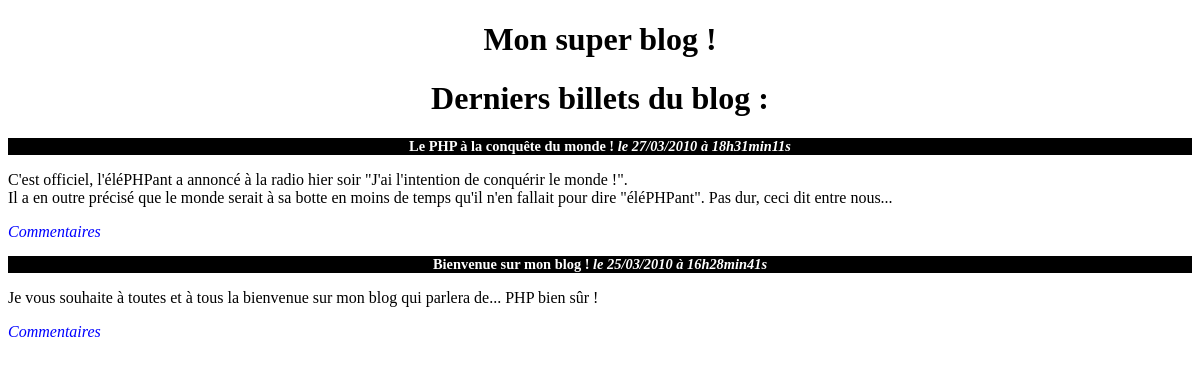
The page / on the database its author committed.
### tables this page shows
CREATE TABLE `posts` (
  `id` int(11) NOT NULL,
  `title` varchar(255) NOT NULL,
  `content` text NOT NULL,
  `creation_date` datetime NOT NULL
);

### controller/frontend.php (called while the page is built, shortened)
<?php
    require_once('model/frontend/PostManager.php');
    function listPosts()
    {
        $postManager = new PostManager();
        $posts = $postManager->getPosts();
        require('view/frontend/listPostsView.php');
    }

### model/frontend/PostManager.php (called while the page is built, shortened)
<?php
    class PostManager extends Manager
    {
        public function getPosts()
        {
            $db = $this->dbConnect();
            $req = $db->query('SELECT id, title, content, DATE_FORMAT(creation_date, \'%d/%m/%Y à %Hh%imin%ss\') AS creation_date_fr FROM posts ORDER BY creation_date DESC LIMIT 0, 5');
            return $req;
        }
    }

### view/frontend/listPostsView.php (the view, shortened to what this page needs)
<h1>Mon super blog !</h1>
<div id="corps">
	<h1>Derniers billets du blog :</h1>
	<?php
		while ($data = $posts->fetch())
		{
	?>
	<h3>
		<?= htmlspecialchars($data['title']) ?>
		<em>le <?= htmlspecialchars($data['creation_date_fr']) ?></em>
	</h3>
	<p><?php echo nl2br(htmlspecialchars($data['content'])) ; ?> </p>
	<em><?= "<a href=\"index.php?action=post&amp;id=".$data['id']."\">Commentaires </a>" ?></em>
	<?php
		}
	?>
</div>
<?php require('template.php'); ?>

### public/css/style.css (style rules this page uses)
h1, h3 { text-align:center; }
h3 { background-color:black; color:white; font-size:0.9em; margin-bottom:0px; }
a { text-decoration: none; color: blue; }

### rows shown on the page
posts: title "Le PHP à la conquête du monde !", creation_date_fr "27/03/2010 à 18h31min11s", content "C'est officiel, l'éléPHPant a annoncé à la radio hier soir \"J'ai l'intention de conquérir le monde !\". Il a en outre précisé que le monde serait à sa botte en moins de temps qu'il n'en fallait pour dire \"éléPHPant\". Pas dur, ceci dit entre nous..."
posts: title "Bienvenue sur mon blog !", creation_date_fr "25/03/2010 à 16h28min41s", content "Je vous souhaite à toutes et à tous la bienvenue sur mon blog qui parlera de... PHP bien sûr !"
